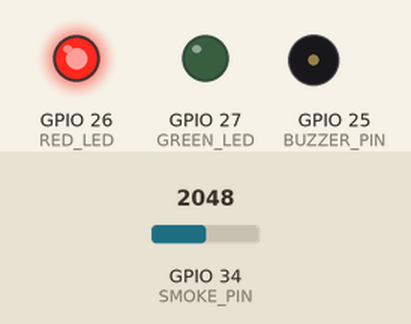
Recording of a sketch running on a simulated ESP32. Shown: output pins drawn as LEDs (lit = HIGH), buzzer (waves = sounding, pin HIGH). Inputs (shaded band) come from the test bench; at power-on: GPIO 34 (SMOKE_PIN) = 2048. WiFi joins after 1.5 s; servers stay silent unless stated; uploads are accepted with an empty reply; what the sketch prints to the serial monitor is not drawn.

Above: at 3.7 s.
3.8 s: GPIO 34 (SMOKE_PIN) set to 439
6.8 s: GPIO 34 (SMOKE_PIN) set to 384
At 8.1 s:
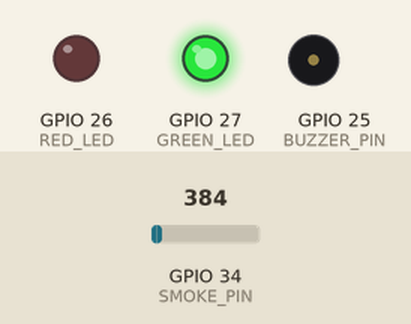
8.4 s: GPIO 34 (SMOKE_PIN) set to 491
At 8.59 s:
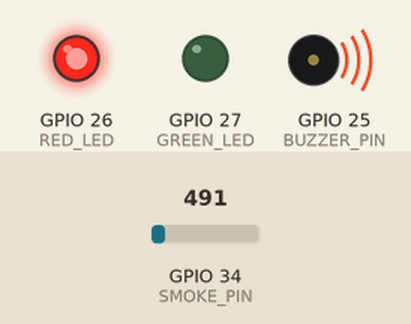
11.4 s: GPIO 34 (SMOKE_PIN) set to 360
At 12.3 s:
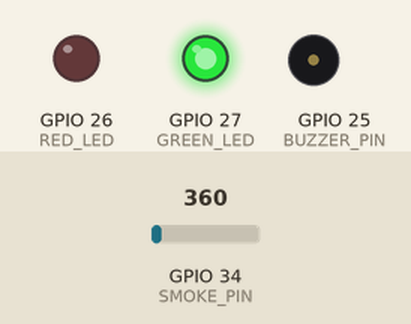
Timing chart, 0 to 14.0 s (numbered marks = the images above; inputs shaded):
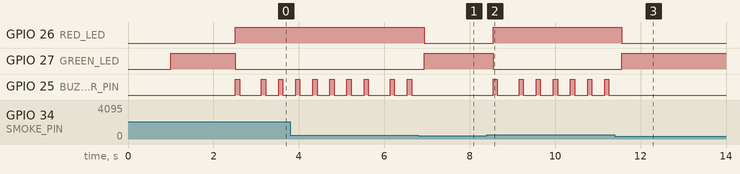

Measured:
- the behaviour switches between 400 and 399 on GPIO 34 (SMOKE_PIN) (found by bisection; images 0 and 1)
- after the input at 6.8 s, GPIO 26 (RED_LED): HIGH → LOW after 0.14 s; GPIO 27 (GREEN_LED): LOW → HIGH after 0.14 s; GPIO 25 (BUZZER_PIN): stops changing and stays LOW
- after the input at 8.4 s, GPIO 26 (RED_LED): LOW → HIGH after 0.15 s; GPIO 27 (GREEN_LED): HIGH → LOW after 0.15 s; GPIO 25 (BUZZER_PIN): goes HIGH 0.10 s, LOW 0.51 s, 5 × (HIGH 0.10 s, LOW 0.30 s), HIGH 0.10 s, then LOW, starting after 0.15 s
- after the input at 11.4 s, GPIO 26 (RED_LED): HIGH → LOW after 0.16 s; GPIO 27 (GREEN_LED): LOW → HIGH after 0.16 s; GPIO 25 (BUZZER_PIN): stops changing and stays LOW

The sketch:

esp32_safetynet.ino
```cpp
/*
 ============================================================================
  SAFETYNET — INDUSTRIAL FIRE DETECTION & EMERGENCY EVACUATION SYSTEM
  Hardware: ESP32 + MQ-2 Smoke Sensor + Buzzer + Red LED + Green LED
 ============================================================================

 Wiring Diagram:
  ---------------------------------------------------------
  Component          Pin on Component     Pin on ESP32
  ---------------------------------------------------------
  MQ-2 Smoke Sensor  VCC                  VIN (5V) or 3V3 (F-M wire)
  MQ-2 Smoke Sensor  GND                  GND             (F-M wire)
  MQ-2 Smoke Sensor  A0 (Analog Out)      GPIO 34 (ADC1)  (F-M wire)

  Buzzer             Positive (+)         GPIO 25         (M-M/F-M wire)
  Buzzer             Negative (-)         GND             (M-M/F-M wire)

  Red LED (Fire)     Anode (+) -> 220Ω    GPIO 26         (M-M/F-M wire)
  Red LED (Fire)     Cathode (-)          GND             (M-M/F-M wire)

  Green LED (Safe)   Anode (+) -> 220Ω    GPIO 27         (M-M/F-M wire)
  Green LED (Safe)   Cathode (-)          GND             (M-M/F-M wire)
 ============================================================================
*/

#include <WiFi.h>
#include <HTTPClient.h>

// 1. Wi-Fi Credentials (Enter your Wi-Fi name & password)
const char* ssid     = "YOUR_WIFI_NAME";
const char* password = "YOUR_WIFI_PASSWORD";

// 2. SafetyNet Backend Server URL
// Render Cloud URL (or your local IP http://192.168.x.x:3001/api/sensors/readings)
const char* serverUrl = "https://firecrackers-backend.onrender.com/api/sensors/readings";

// 3. Hardware Pin Definitions
const int SMOKE_PIN  = 34; // MQ-2 Analog Pin (ADC1)
const int BUZZER_PIN = 25; // Active Buzzer Pin
const int RED_LED    = 26; // Red LED (Fire Alert)
const int GREEN_LED  = 27; // Green LED (Normal Safe)

// 4. Smoke Detection Threshold (Adjust based on sensor calibration, usually 350-500)
const int SMOKE_THRESHOLD = 400;

// Sensor & Timer Tracking
unsigned long lastSendTime = 0;
const unsigned long SEND_INTERVAL = 3000; // Send readings every 3 seconds

bool previousSmokeState = false;

void setup() {
  Serial.begin(115200);
  delay(1000);

  // Configure Hardware Pins
  pinMode(SMOKE_PIN, INPUT);
  pinMode(BUZZER_PIN, OUTPUT);
  pinMode(RED_LED, OUTPUT);
  pinMode(GREEN_LED, OUTPUT);

  // Initial State: Green LED ON, Red OFF, Buzzer OFF
  digitalWrite(GREEN_LED, HIGH);
  digitalWrite(RED_LED, LOW);
  digitalWrite(BUZZER_PIN, LOW);

  Serial.println("\n=============================================");
  Serial.println("  SAFETYNET ESP32 FIRE CONTROLLER STARTING   ");
  Serial.println("=============================================");

  // Connect to Wi-Fi
  Serial.print("Connecting to Wi-Fi: ");
  Serial.println(ssid);
  WiFi.begin(ssid, password);

  int retries = 0;
  while (WiFi.status() != WL_CONNECTED && retries < 25) {
    delay(500);
    Serial.print(".");
    retries++;
  }

  if (WiFi.status() == WL_CONNECTED) {
    Serial.println("\n[SUCCESS] Wi-Fi Connected!");
    Serial.print("ESP32 IP Address: ");
    Serial.println(WiFi.localIP());
  } else {
    Serial.println("\n[WARNING] Wi-Fi Connection Failed. Running in standalone local mode.");
  }
}

void loop() {
  // 1. Read Analog Value from MQ-2 Smoke Sensor (Range: 0 to 4095 on ESP32)
  int smokeValue = analogRead(SMOKE_PIN);
  bool smokeDetected = (smokeValue >= SMOKE_THRESHOLD);

  // 2. Local Hardware Alert Feedback
  if (smokeDetected) {
    // 🔥 FIRE DETECTED STATE
    digitalWrite(GREEN_LED, LOW);  // Turn off Green LED
    digitalWrite(RED_LED, HIGH);   // Turn on Red LED (Fire)

    // Sound Pulsing Alarm on Buzzer
    digitalWrite(BUZZER_PIN, HIGH);
    delay(100);
    digitalWrite(BUZZER_PIN, LOW);
    delay(100);

    Serial.print("🚨 [FIRE ALARM] Smoke Level Detected: ");
    Serial.print(smokeValue);
    Serial.println(" | Threshold: 400");
  } else {
    // 🟢 SAFE / NORMAL STATE
    digitalWrite(GREEN_LED, HIGH); // Green LED ON (Safe)
    digitalWrite(RED_LED, LOW);    // Red LED OFF
    digitalWrite(BUZZER_PIN, LOW); // Buzzer Silent
  }

  // 3. Send Telemetry Payload to Cloud Backend Server
  unsigned long currentTime = millis();

  // Send immediately if state changes OR every 3 seconds
  if ((smokeDetected != previousSmokeState) || (currentTime - lastSendTime >= SEND_INTERVAL)) {
    lastSendTime = currentTime;
    previousSmokeState = smokeDetected;

    if (WiFi.status() == WL_CONNECTED) {
      sendReadingToServer(smokeValue, smokeDetected);
    }
  }

  delay(200);
}

// Function to send JSON payload over HTTP POST to SafetyNet Backend
void sendReadingToServer(int value, bool detected) {
  HTTPClient http;
  http.begin(serverUrl);
  http.addHeader("Content-Type", "application/json");

  // Construct JSON Payload
  // Sensor ID: SMOKE-MIX-01 in Mixing Area
  String jsonPayload = "{";
  jsonPayload += "\"sensorId\":\"SMOKE-MIX-01\",";
  jsonPayload += "\"smokeValue\":" + String(value) + ",";
  jsonPayload += "\"smokeDetected\":" + String(detected ? "true" : "false") + ",";
  jsonPayload += "\"zoneId\":\"mixing-area\"";
  jsonPayload += "}";

  Serial.print("Sending to SafetyNet Cloud -> ");
  Serial.println(jsonPayload);

  int httpResponseCode = http.POST(jsonPayload);

  if (httpResponseCode > 0) {
    String response = http.getString();
    Serial.print("Server Response Code [");
    Serial.print(httpResponseCode);
    Serial.println("]: OK");
  } else {
    Serial.print("HTTP Error: ");
    Serial.println(httpResponseCode);
  }

  http.end();
}
```
